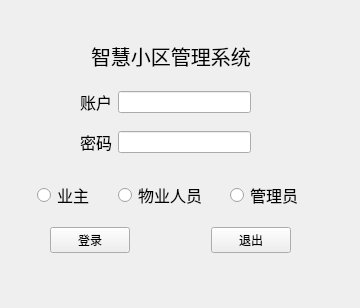
<?xml version="1.0" encoding="UTF-8"?>
<ui version="4.0">
 <class>Widget</class>
 <widget class="QWidget" name="Widget">
  <property name="geometry">
   <rect>
    <x>0</x>
    <y>0</y>
    <width>360</width>
    <height>308</height>
   </rect>
  </property>
  <property name="windowTitle">
   <string>Widget</string>
  </property>
  <widget class="QWidget" name="horizontalLayoutWidget">
   <property name="geometry">
    <rect>
     <x>20</x>
     <y>180</y>
     <width>301</width>
     <height>31</height>
    </rect>
   </property>
   <layout class="QHBoxLayout" name="horizontalLayout">
    <item>
     <spacer name="horizontalSpacer">
      <property name="orientation">
       <enum>Qt::Horizontal</enum>
      </property>
      <property name="sizeHint" stdset="0">
       <size>
        <width>40</width>
        <height>20</height>
       </size>
      </property>
     </spacer>
    </item>
    <item>
     <widget class="QRadioButton" name="radioButton_login_owner">
      <property name="font">
       <font>
        <pointsize>12</pointsize>
       </font>
      </property>
      <property name="text">
       <string>业主</string>
      </property>
     </widget>
    </item>
    <item>
     <spacer name="horizontalSpacer_2">
      <property name="orientation">
       <enum>Qt::Horizontal</enum>
      </property>
      <property name="sizeHint" stdset="0">
       <size>
        <width>40</width>
        <height>20</height>
       </size>
      </property>
     </spacer>
    </item>
    <item>
     <widget class="QRadioButton" name="radioButton_login_worker">
      <property name="font">
       <font>
        <pointsize>12</pointsize>
       </font>
      </property>
      <property name="text">
       <string>物业人员</string>
      </property>
     </widget>
    </item>
    <item>
     <spacer name="horizontalSpacer_3">
      <property name="orientation">
       <enum>Qt::Horizontal</enum>
      </property>
      <property name="sizeHint" stdset="0">
       <size>
        <width>40</width>
        <height>20</height>
       </size>
      </property>
     </spacer>
    </item>
    <item>
     <widget class="QRadioButton" name="radioButton_login_manager">
      <property name="font">
       <font>
        <pointsize>12</pointsize>
       </font>
      </property>
      <property name="text">
       <string>管理员</string>
      </property>
     </widget>
    </item>
    <item>
     <spacer name="horizontalSpacer_4">
      <property name="orientation">
       <enum>Qt::Horizontal</enum>
      </property>
      <property name="sizeHint" stdset="0">
       <size>
        <width>40</width>
        <height>20</height>
       </size>
      </property>
     </spacer>
    </item>
   </layout>
  </widget>
  <widget class="QWidget" name="horizontalLayoutWidget_2">
   <property name="geometry">
    <rect>
     <x>80</x>
     <y>130</y>
     <width>171</width>
     <height>24</height>
    </rect>
   </property>
   <layout class="QHBoxLayout" name="horizontalLayout_2">
    <item>
     <widget class="QLabel" name="label_login_password">
      <property name="font">
       <font>
        <pointsize>12</pointsize>
       </font>
      </property>
      <property name="text">
       <string>密码</string>
      </property>
     </widget>
    </item>
    <item>
     <widget class="QLineEdit" name="lineEdit_login_password"/>
    </item>
   </layout>
  </widget>
  <widget class="QWidget" name="horizontalLayoutWidget_3">
   <property name="geometry">
    <rect>
     <x>80</x>
     <y>90</y>
     <width>171</width>
     <height>24</height>
    </rect>
   </property>
   <layout class="QHBoxLayout" name="horizontalLayout_3">
    <item>
     <widget class="QLabel" name="label_login_username">
      <property name="font">
       <font>
        <pointsize>12</pointsize>
       </font>
      </property>
      <property name="text">
       <string>账户</string>
      </property>
     </widget>
    </item>
    <item>
     <widget class="QLineEdit" name="lineEdit_login_username"/>
    </item>
   </layout>
  </widget>
  <widget class="QWidget" name="horizontalLayoutWidget_4">
   <property name="geometry">
    <rect>
     <x>20</x>
     <y>40</y>
     <width>301</width>
     <height>31</height>
    </rect>
   </property>
   <layout class="QHBoxLayout" name="horizontalLayout_4">
    <item>
     <spacer name="horizontalSpacer_5">
      <property name="orientation">
       <enum>Qt::Horizontal</enum>
      </property>
      <property name="sizeHint" stdset="0">
       <size>
        <width>40</width>
        <height>20</height>
       </size>
      </property>
     </spacer>
    </item>
    <item>
     <widget class="QLabel" name="label_login_welcome">
      <property name="font">
       <font>
        <pointsize>15</pointsize>
       </font>
      </property>
      <property name="text">
       <string>智慧小区管理系统</string>
      </property>
     </widget>
    </item>
    <item>
     <spacer name="horizontalSpacer_6">
      <property name="orientation">
       <enum>Qt::Horizontal</enum>
      </property>
      <property name="sizeHint" stdset="0">
       <size>
        <width>40</width>
        <height>20</height>
       </size>
      </property>
     </spacer>
    </item>
   </layout>
  </widget>
  <widget class="QWidget" name="horizontalLayoutWidget_5">
   <property name="geometry">
    <rect>
     <x>50</x>
     <y>220</y>
     <width>241</width>
     <height>41</height>
    </rect>
   </property>
   <layout class="QHBoxLayout" name="horizontalLayout_5">
    <item>
     <widget class="QPushButton" name="pushButton_login_login">
      <property name="text">
       <string>登录</string>
      </property>
     </widget>
    </item>
    <item>
     <spacer name="horizontalSpacer_7">
      <property name="orientation">
       <enum>Qt::Horizontal</enum>
      </property>
      <property name="sizeHint" stdset="0">
       <size>
        <width>40</width>
        <height>20</height>
       </size>
      </property>
     </spacer>
    </item>
    <item>
     <widget class="QPushButton" name="pushButton_login_quit">
      <property name="text">
       <string>退出</string>
      </property>
     </widget>
    </item>
   </layout>
  </widget>
 </widget>
 <resources/>
 <connections/>
</ui>
